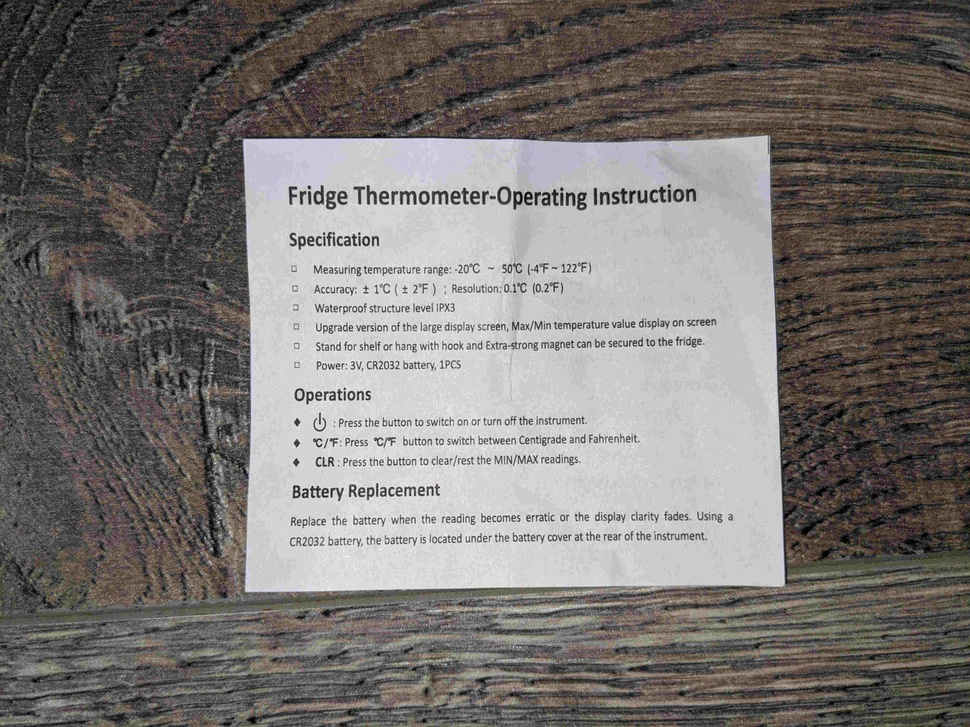
#> input picture test_photos/test1.jpg, 970 x 727 px, shrunk from 4032 x 3024 before the run
$ python auto_white_balance_img.py
#> lines starting #> are read from the running program, lines starting #| are printed output that depends on the picture
#!/usr/bin/python3

"""
This file is part of eRCaGuy_hello_world: https://github.com/ElectricRCAircraftGuy/eRCaGuy_hello_world

Gabriel Staples
30 Apr. 2021

Demonstrate how to manually do the equivalent of GIMP's `Colors --> Auto --> White Balance` feature
using Python. This is useful to apply to photos taken with your phone of documents, to lighten them
up.

To run this script:
    # FIRST: change directories to here
    cd eRCaGuy_hello_world/python

    # THEN, run this script
    ./auto_white_balance_img.py
    # OR
    python3 auto_white_balance_img.py

References:
1. [my answer] https://stackoverflow.com/a/67343271/4561887

"""

import cv2
import numpy as np

file_in = "../test_photos/test1.jpg"
print(f"File to process = {file_in}")
print(f"See https://stackoverflow.com/a/67343271/4561887.")

file_in_base = file_in[:-4]  # strip file extension
file_in_extension = file_in[-4:]

img = cv2.imread(file_in)
#> img is the input picture: shape (727, 970, 3); mean B, G, R 113.4, 116.1, 120.4

# From @banderlog013's answer: https://stackoverflow.com/a/54864315/4561887
print("Processing img using @banderlog013's technique.")
x = []
# get histogram for each channel
for i in cv2.split(img):
    hist, bins = np.histogram(i, 256, (0, 256))
    # discard colors at each end of the histogram which are used by only 0.05%
    img_out1 = np.where(hist > hist.sum() * 0.0005)[0]
    i_min = img_out1.min()
    i_max = img_out1.max()
    # stretch hist
    img_out1 = (i.astype(np.int32) - i_min) / (i_max - i_min) * 255
    img_out1 = np.clip(img_out1, 0, 255)
    x.append(img_out1.astype(np.uint8))
#> this loop made 3 passes
#> (i_min, i_max) on passes 1 to 3: (12, 230), (14, 228), (15, 228)
#> pass 1, `img_out1 = (i.astype(np.int32) - i_min) / (i_max - i_min) * 255`:
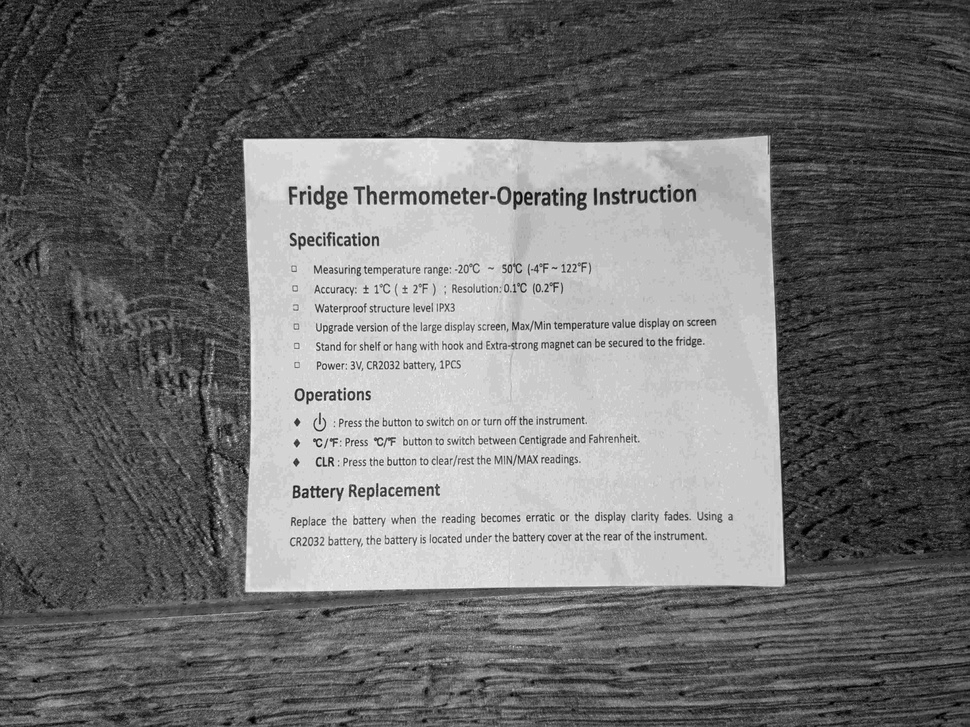
#> img_out1: shape (727, 970) float64; min -14.04, max 284.2, mean 118.7; drawn with min black and max white
#> pass 1, `img_out1 = np.clip(img_out1, 0, 255)`:
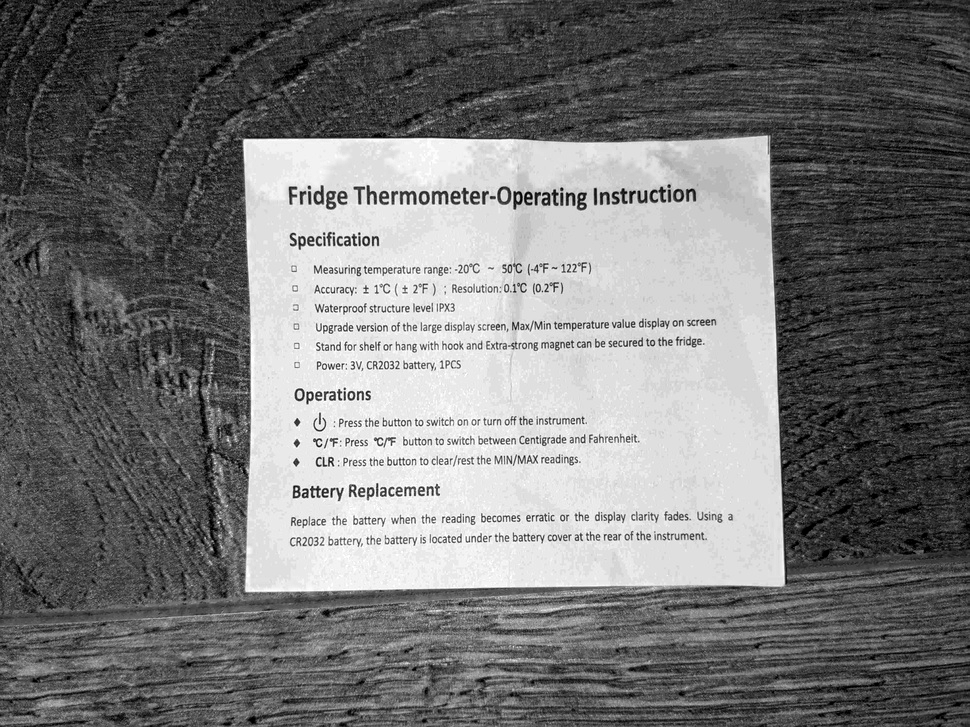
#> img_out1: shape (727, 970) float64; min 0, max 255, mean 118.7
#> after the loop:
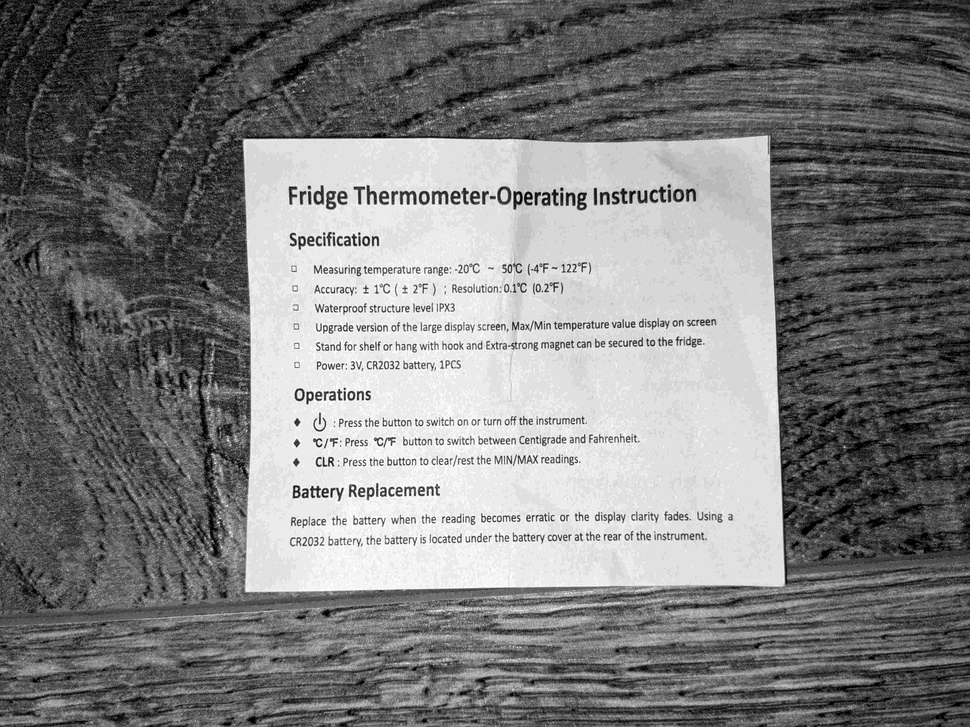
#> img_out1: shape (727, 970) float64; min 0, max 255, mean 126.2
#> after the loop, x = 3 items

# From @Canette Ouverture's answer: https://stackoverflow.com/a/56365560/4561887
print("Processing img using @Canette Ouverture's technique.")
img_out2 = np.zeros_like(img)  # Initialize final image
for channel_index in range(3):
    hist, bins = np.histogram(img[..., channel_index].ravel(), 256, (0, 256))
    bmin = np.min(np.where(hist > (hist.sum() * 0.0005)))
    bmax = np.max(np.where(hist > (hist.sum() * 0.0005)))
    img_out2[..., channel_index] = np.clip(img[..., channel_index], bmin, bmax)
    img_out2[..., channel_index] = (img_out2[..., channel_index] - bmin) / (bmax - bmin) * 255
#> this loop made 3 passes
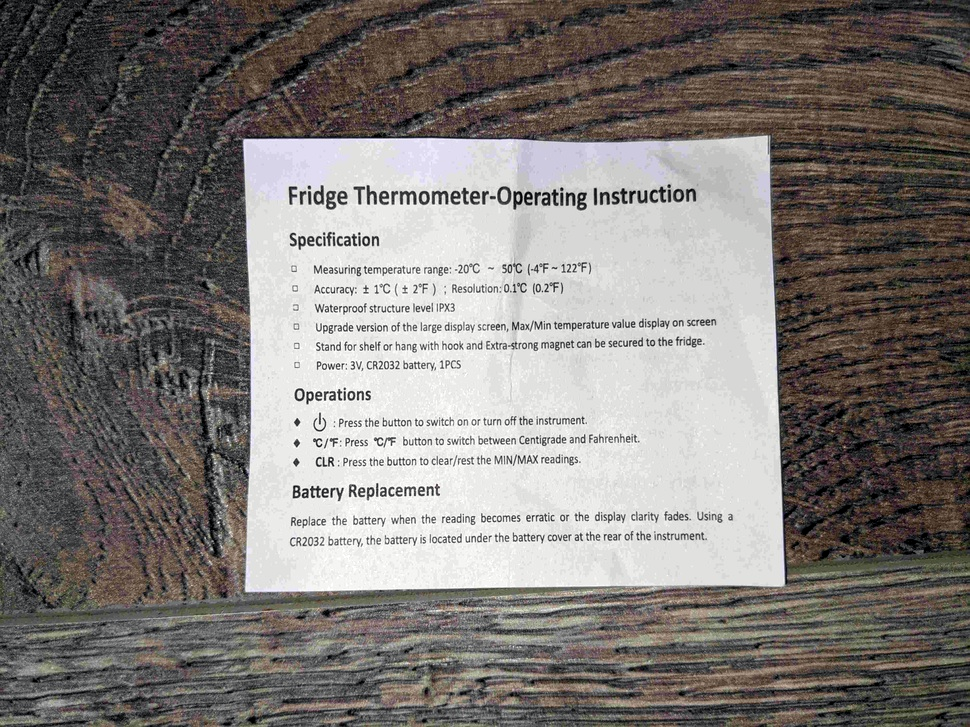
#> img_out2: shape (727, 970, 3); mean B, G, R 118.2, 121.2, 125.7

# Write new files
file_out1 = file_in_base + "_out1" + file_in_extension
file_out2 = file_in_base + "_out2" + file_in_extension
# fmt: off
print("Writing new files:\n" +
     f"  {file_out1}\n" +
     f"  {file_out2}")
# fmt: on
cv2.imwrite(file_out1, img_out1)
cv2.imwrite(file_out2, img_out2)

print("Done!")
